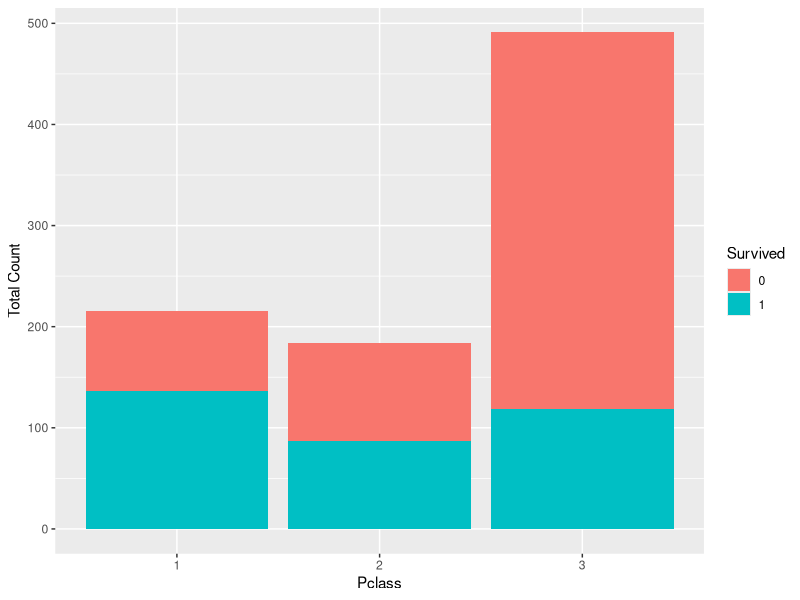
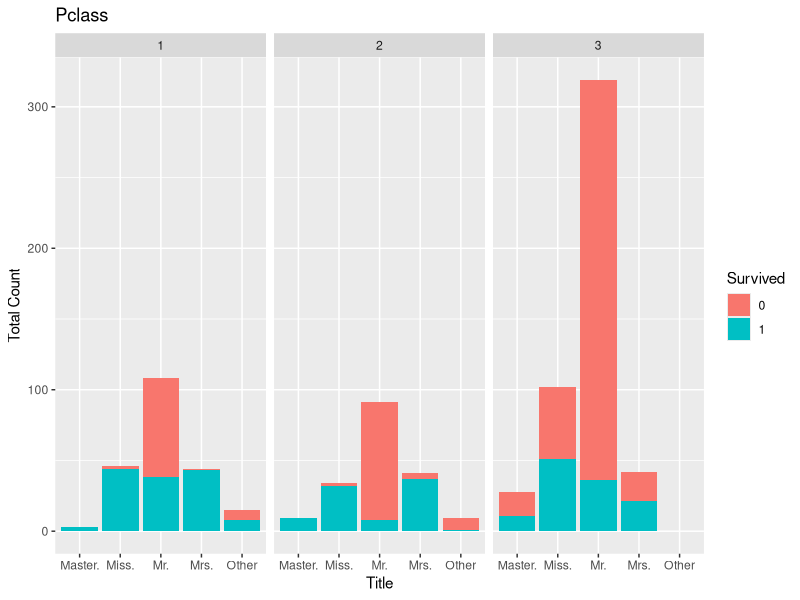
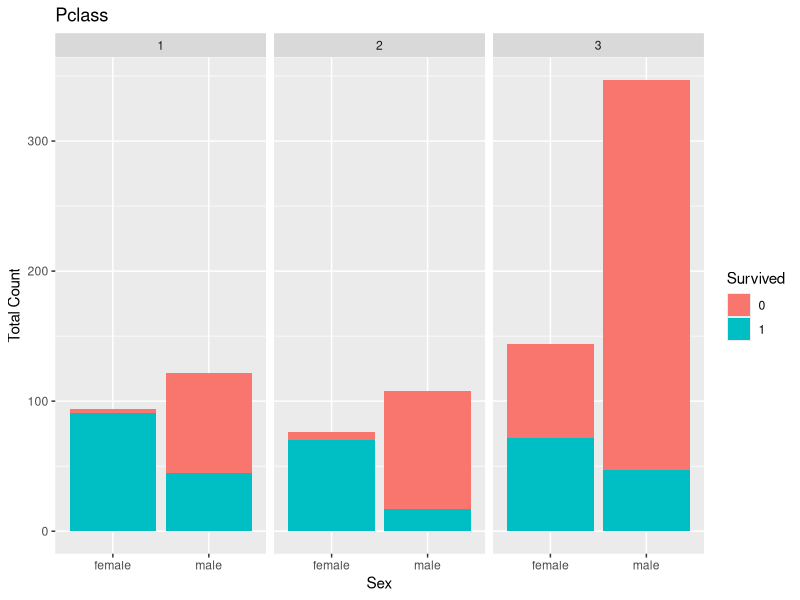
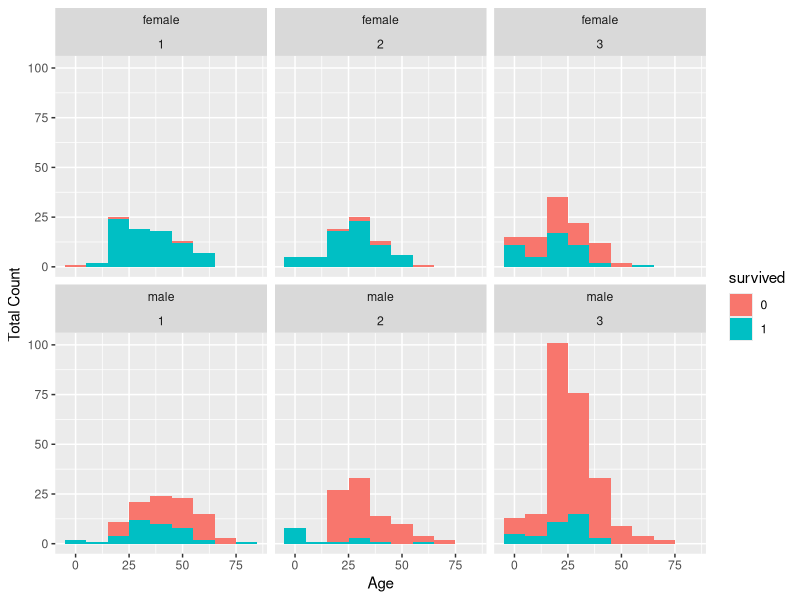
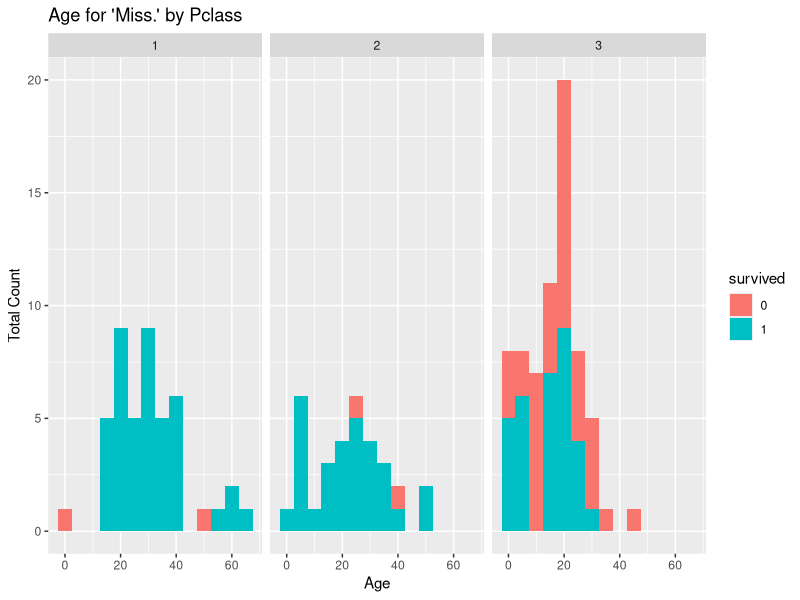
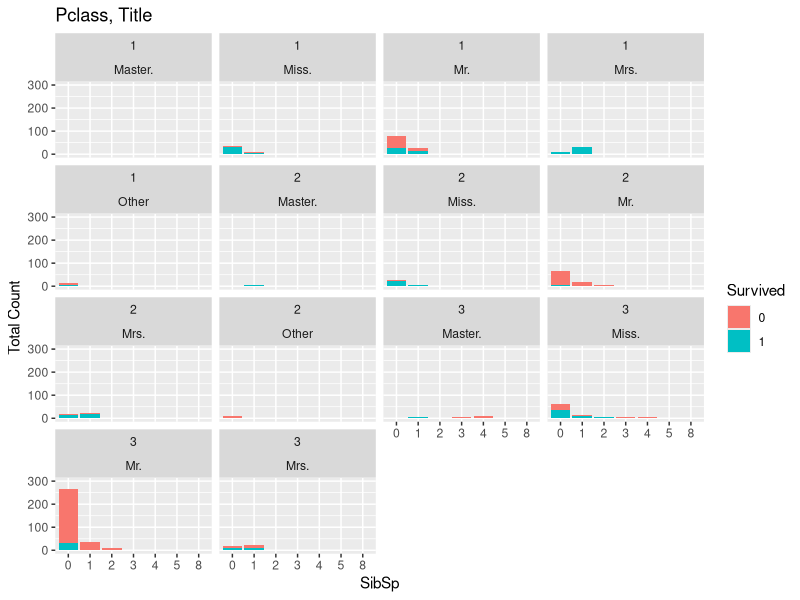
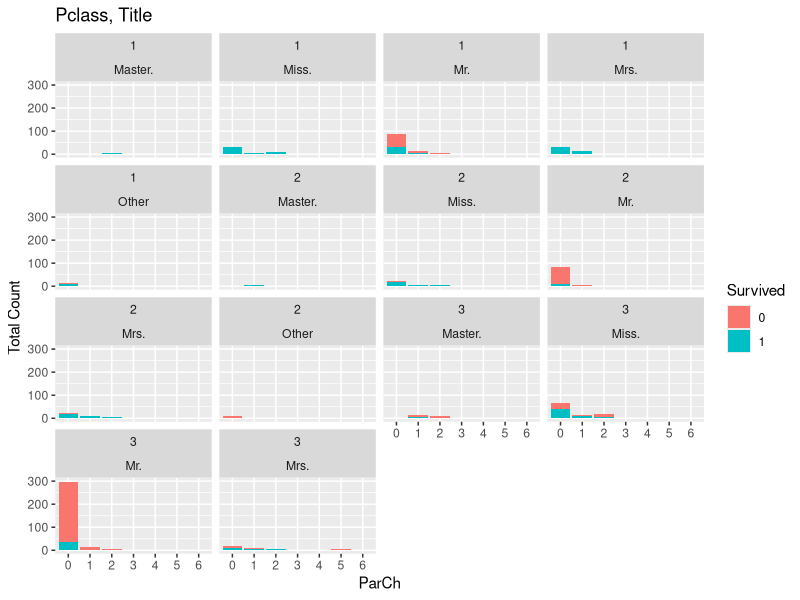
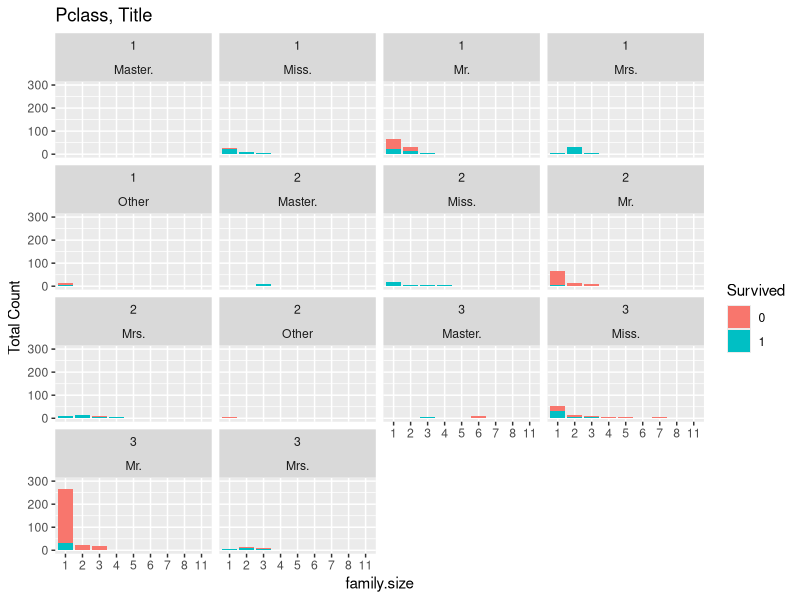

These charts were generated, in order, by the following R code:
# Load raw data
train <- read.csv("train.csv", header = TRUE)
test <- read.csv("test.csv", header = TRUE)

# Add a "Survived" variable to the test set to allow for combining data sets
test.survived <- data.frame(survived = rep("None", nrow(test)), test[,])

# Combine data sets
data.combined <- rbind(train, test.survived)

# A bit about R data types (e.g., factors)
str(data.combined)

data.combined$survived <- as.factor(data.combined$survived)
data.combined$pclass <- as.factor(data.combined$pclass)


# Take a look at gross survival rates
table(data.combined$survived)


# Distribution across classes
table(data.combined$pclass)


# Load up ggplot2 package to use for visualizations
library(ggplot2)


# Hypothesis - Rich folks survived at a higer rate
train$pclass <- as.factor(train$pclass)
ggplot(train, aes(x = pclass, fill = factor(survived))) +
  geom_bar() +
  xlab("Pclass") +
  ylab("Total Count") +
  labs(fill = "Survived") 


# Examine the first few names in the training data set
head(as.character(train$name))

# How many unique names are there across both train & test?
length(unique(as.character(data.combined$name)))


# Two duplicate names, take a closer look
# First, get the duplicate names and store them as a vector
dup.names <- as.character(data.combined[which(duplicated(as.character(data.combined$name))), "name"])

# Next, take a look at the records in the combined data set
data.combined[which(data.combined$name %in% dup.names),]


# What is up with the 'Miss.' and 'Mr.' thing?
library(stringr)

# Any correlation with other variables (e.g., sibsp)?
misses <- data.combined[which(str_detect(data.combined$name, "Miss.")),]
misses[1:5,]


# Hypothesis - Name titles correlate with age
mrses <- data.combined[which(str_detect(data.combined$name, "Mrs.")), ]
mrses[1:5,]

# Check out males to see if pattern continues
males <- data.combined[which(data.combined$sex == "male"), ]
males[1:5,]

# Expand upon the realtionship between `Survived` and `Pclass` by adding the new `Title` variable to the
# data set and then explore a potential 3-dimensional relationship.

# Create a utility function to help with title extraction
extractTitle <- function(name) {
  name <- as.character(name)
  
  if (length(grep("Miss.", name)) > 0) {
    return ("Miss.")
  } else if (length(grep("Master.", name)) > 0) {
    return ("Master.")
  } else if (length(grep("Mrs.", name)) > 0) {
    return ("Mrs.")
  } else if (length(grep("Mr.", name)) > 0) {
    return ("Mr.")
  } else {
    return ("Other")
  }
}

titles <- NULL
for (i in 1:nrow(data.combined)) {
  titles <- c(titles, extractTitle(data.combined[i,"name"]))
}
data.combined$title <- as.factor(titles)

# Since we only have survived lables for the train set, only use the
# first 891 rows
ggplot(data.combined[1:891,], aes(x = title, fill = survived)) +
  geom_bar() +
  facet_wrap(~pclass) + 
  ggtitle("Pclass") +
  xlab("Title") +
  ylab("Total Count") +
  labs(fill = "Survived")

# What's the distribution of females to males across train & test?
table(data.combined$sex)


# Visualize the 3-way relationship of sex, pclass, and survival, compare to analysis of title
ggplot(data.combined[1:891,], aes(x = sex, fill = survived)) +
  geom_bar() +
  facet_wrap(~pclass) + 
  ggtitle("Pclass") +
  xlab("Sex") +
  ylab("Total Count") +
  labs(fill = "Survived")


# OK, age and sex seem pretty important as derived from analysis of title, let's take a closer 
# look at the distibutions of age over entire data set
summary(data.combined$age)
summary(data.combined[1:891,"age"])

# Just to be thorough, take a look at survival rates broken out by sex, pclass, and age
ggplot(data.combined[1:891,], aes(x = age, fill = survived)) +
  facet_wrap(~sex + pclass) +
  geom_histogram(binwidth = 10) +
  xlab("Age") +
  ylab("Total Count")


# Validate that "Master." is a good proxy for male children
boys <- data.combined[which(data.combined$title == "Master."),]
summary(boys$age)


# We know that "Miss." is more complicated, let's examine further
misses <- data.combined[which(data.combined$title == "Miss."),]
summary(misses$age)

ggplot(misses[misses$survived != "None" & !is.na(misses$age),], aes(x = age, fill = survived)) +
  facet_wrap(~pclass) +
  geom_histogram(binwidth = 5) +
  ggtitle("Age for 'Miss.' by Pclass") + 
  xlab("Age") +
  ylab("Total Count")


# OK, appears female children may have different survival rate, 
# could be a candidate for feature engineering later
misses.alone <- misses[which(misses$sibsp == 0 & misses$parch == 0),]
summary(misses.alone$age)
length(which(misses.alone$age <= 14.5))


# Move on to the sibsp variable, summarize the variable
summary(data.combined$sibsp)


# Can we treat as a factor?
length(unique(data.combined$sibsp))


data.combined$sibsp <- as.factor(data.combined$sibsp)


# We believe title is predictive. Visualize survival reates by sibsp, pclass, and title
ggplot(data.combined[1:891,], aes(x = sibsp, fill = survived)) +
  geom_bar() +
  facet_wrap(~pclass + title) + 
  ggtitle("Pclass, Title") +
  xlab("SibSp") +
  ylab("Total Count") +
  ylim(0,300) +
  labs(fill = "Survived")


# Treat the parch vaiable as a factor and visualize
data.combined$parch <- as.factor(data.combined$parch)
ggplot(data.combined[1:891,], aes(x = parch, fill = survived)) +
  geom_bar() +
  facet_wrap(~pclass + title) + 
  ggtitle("Pclass, Title") +
  xlab("ParCh") +
  ylab("Total Count") +
  ylim(0,300) +
  labs(fill = "Survived")


# Let's try some feature engineering. What about creating a family size feature?
temp.sibsp <- c(train$sibsp, test$sibsp)
temp.parch <- c(train$parch, test$parch)
data.combined$family.size <- as.factor(temp.sibsp + temp.parch + 1)


# Visualize it to see if it is predictive
ggplot(data.combined[1:891,], aes(x = family.size, fill = survived)) +
  geom_bar() +
  facet_wrap(~pclass + title) + 
  ggtitle("Pclass, Title") +
  xlab("family.size") +
  ylab("Total Count") +
  ylim(0,300) +
  labs(fill = "Survived")









# Take a look at the ticket variable
str(data.combined$ticket)


# Based on the huge number of levels ticket really isn't a factor variable it is a string. 
# Convert it and display first 20
data.combined$ticket <- as.character(data.combined$ticket)
data.combined$ticket[1:20]


# There's no immediately apparent structure in the data, let's see if we can find some.
# We'll start with taking a look at just the first char for each
ticket.first.char <- ifelse(data.combined$ticket == "", " ", substr(data.combined$ticket, 1, 1))
unique(ticket.first.char)


# OK, we can make a factor for analysis purposes and visualize
data.combined$ticket.first.char <- as.factor(ticket.first.char)

# First, a high-level plot of the data
ggplot(data.combined[1:891,], aes(x = ticket.first.char, fill = survived)) +
  geom_bar() +
  ggtitle("Survivability by ticket.first.char") +
  xlab("ticket.first.char") +
  ylab("Total Count") +
  ylim(0,350) +
  labs(fill = "Survived")

# Ticket seems like it might be predictive, drill down a bit
ggplot(data.combined[1:891,], aes(x = ticket.first.char, fill = survived)) +
  geom_bar() +
  facet_wrap(~pclass) + 
  ggtitle("Pclass") +
  xlab("ticket.first.char") +
  ylab("Total Count") +
  ylim(0,300) +
  labs(fill = "Survived")

# Lastly, see if we get a pattern when using combination of pclass & title
ggplot(data.combined[1:891,], aes(x = ticket.first.char, fill = survived)) +
  geom_bar() +
  facet_wrap(~pclass + title) + 
  ggtitle("Pclass, Title") +
  xlab("ticket.first.char") +
  ylab("Total Count") +
  ylim(0,200) +
  labs(fill = "Survived")




# Next up - the fares Titanic passengers paid
summary(data.combined$fare)
length(unique(data.combined$fare))


# Can't make fare a factor, treat as numeric & visualize with histogram
ggplot(data.combined, aes(x = fare)) +
  geom_histogram(binwidth = 5) +
  ggtitle("Combined Fare Distribution") +
  xlab("Fare") +
  ylab("Total Count") +
  ylim(0,200)


# Let's check to see if fare has predictive power
ggplot(data.combined[1:891,], aes(x = fare, fill = survived)) +
  geom_histogram(binwidth = 5) +
  facet_wrap(~pclass + title) + 
  ggtitle("Pclass, Title") +
  xlab("fare") +
  ylab("Total Count") +
  ylim(0,50) + 
  labs(fill = "Survived")




# Analysis of the cabin variable
str(data.combined$cabin)


# Cabin really isn't a factor, make a string and the display first 100
data.combined$cabin <- as.character(data.combined$cabin)
data.combined$cabin[1:100]


# Replace empty cabins with a "U"
data.combined[which(data.combined$cabin == ""), "cabin"] <- "U"
data.combined$cabin[1:100]


# Take a look at just the first char as a factor
cabin.first.char <- as.factor(substr(data.combined$cabin, 1, 1))
str(cabin.first.char)
levels(cabin.first.char)


# Add to combined data set and plot 
data.combined$cabin.first.char <- cabin.first.char

# High level plot
ggplot(data.combined[1:891,], aes(x = cabin.first.char, fill = survived)) +
  geom_bar() +
  ggtitle("Survivability by cabin.first.char") +
  xlab("cabin.first.char") +
  ylab("Total Count") +
  ylim(0,750) +
  labs(fill = "Survived")

# Could have some predictive power, drill in
ggplot(data.combined[1:891,], aes(x = cabin.first.char, fill = survived)) +
  geom_bar() +
  facet_wrap(~pclass) +
  ggtitle("Survivability by cabin.first.char") +
  xlab("Pclass") +
  ylab("Total Count") +
  ylim(0,500) +
  labs(fill = "Survived")

# Does this feature improve upon pclass + title?
ggplot(data.combined[1:891,], aes(x = cabin.first.char, fill = survived)) +
  geom_bar() +
  facet_wrap(~pclass + title) +
  ggtitle("Pclass, Title") +
  xlab("cabin.first.char") +
  ylab("Total Count") +
  ylim(0,500) +
  labs(fill = "Survived")


# What about folks with multiple cabins?
data.combined$cabin.multiple <- as.factor(ifelse(str_detect(data.combined$cabin, " "), "Y", "N"))

ggplot(data.combined[1:891,], aes(x = cabin.multiple, fill = survived)) +
  geom_bar() +
  facet_wrap(~pclass + title) +
  ggtitle("Pclass, Title") +
  xlab("cabin.multiple") +
  ylab("Total Count") +
  ylim(0,350) +
  labs(fill = "Survived")




# Does survivability depend on where you got onboard the Titanic?
str(data.combined$embarked)
levels(data.combined$embarked)


# Plot data for analysis
ggplot(data.combined[1:891,], aes(x = embarked, fill = survived)) +
  geom_bar() +
  facet_wrap(~pclass + title) +
  ggtitle("Pclass, Title") +
  xlab("embarked") +
  ylab("Total Count") +
  ylim(0,300) +
  labs(fill = "Survived")


#==============================================================================
#
# Video #4 - Exploratory Modeling
#
#==============================================================================


library(randomForest)

# Train a Random Forest with the default parameters using pclass & title
rf.train.1 <- data.combined[1:891, c("pclass", "title")]
rf.label <- as.factor(train$survived)

set.seed(1234)
rf.1 <- randomForest(x = rf.train.1, y = rf.label, importance = TRUE, ntree = 1000)
rf.1
varImpPlot(rf.1)



# Train a Random Forest using pclass, title, & sibsp
rf.train.2 <- data.combined[1:891, c("pclass", "title", "sibsp")]

set.seed(1234)
rf.2 <- randomForest(x = rf.train.2, y = rf.label, importance = TRUE, ntree = 1000)
rf.2
varImpPlot(rf.2)



# Train a Random Forest using pclass, title, & parch
rf.train.3 <- data.combined[1:891, c("pclass", "title", "parch")]

set.seed(1234)
rf.3 <- randomForest(x = rf.train.3, y = rf.label, importance = TRUE, ntree = 1000)
rf.3
varImpPlot(rf.3)



# Train a Random Forest using pclass, title, sibsp, parch
rf.train.4 <- data.combined[1:891, c("pclass", "title", "sibsp", "parch")]

set.seed(1234)
rf.4 <- randomForest(x = rf.train.4, y = rf.label, importance = TRUE, ntree = 1000)
rf.4
varImpPlot(rf.4)



# Train a Random Forest using pclass, title, & family.size
rf.train.5 <- data.combined[1:891, c("pclass", "title", "family.size")]

set.seed(1234)
rf.5 <- randomForest(x = rf.train.5, y = rf.label, importance = TRUE, ntree = 1000)
rf.5
varImpPlot(rf.5)



# Train a Random Forest using pclass, title, sibsp, & family.size
rf.train.6 <- data.combined[1:891, c("pclass", "title", "sibsp", "family.size")]

set.seed(1234)
rf.6 <- randomForest(x = rf.train.6, y = rf.label, importance = TRUE, ntree = 1000)
rf.6
varImpPlot(rf.6)



# Train a Random Forest using pclass, title, parch, & family.size
rf.train.7 <- data.combined[1:891, c("pclass", "title", "parch", "family.size")]

set.seed(1234)
rf.7 <- randomForest(x = rf.train.7, y = rf.label, importance = TRUE, ntree = 1000)
rf.7
varImpPlot(rf.7)